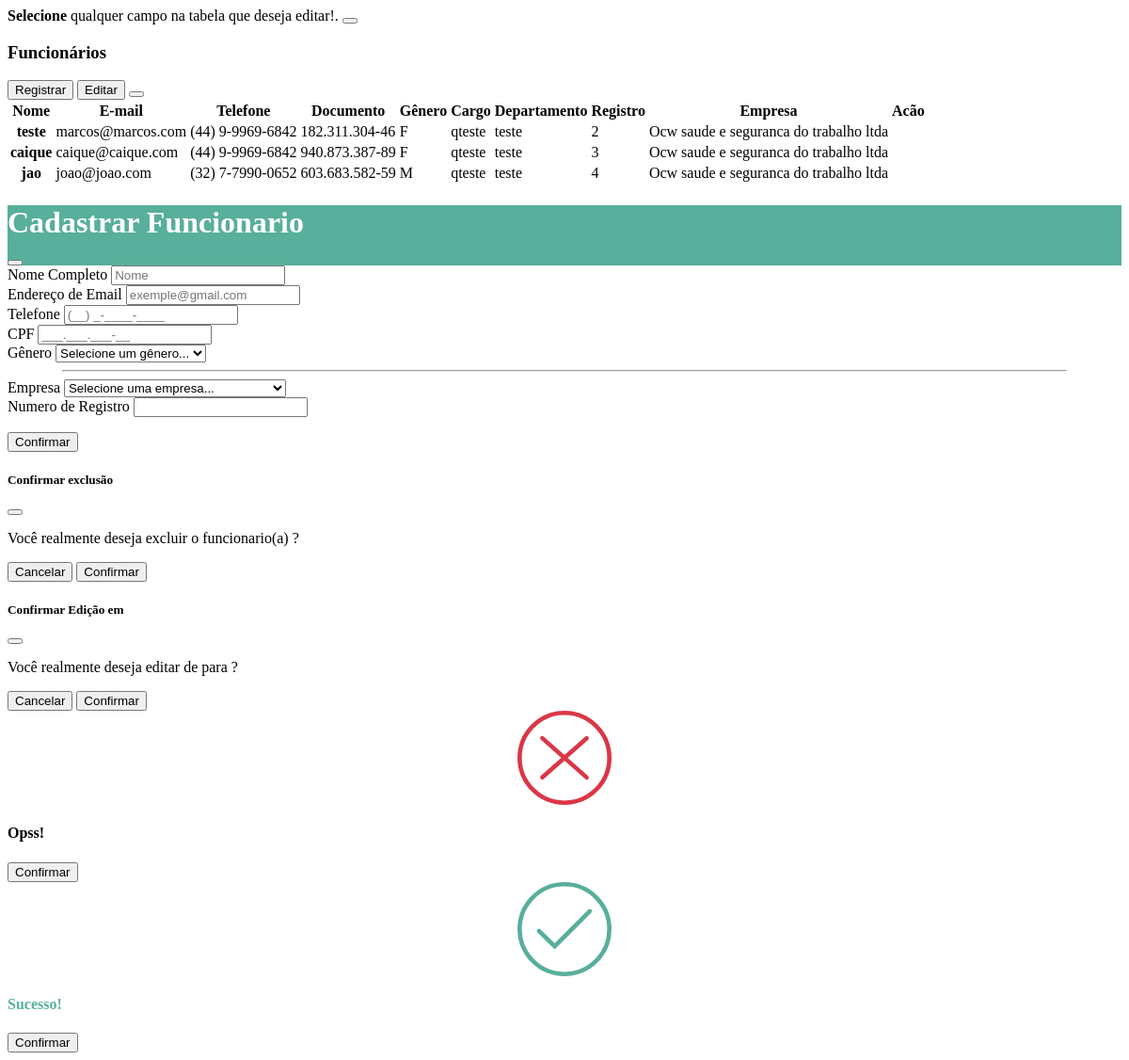
The page /pages/employee/indexEmployee.php (signed in) on the database its author committed.
### tables this page shows
CREATE TABLE `empresa_cliente_funcionario` (
  `id` int(11) UNSIGNED NOT NULL,
  `empresa_id` int(11) UNSIGNED NOT NULL,
  `nome_funcionario` varchar(100) NOT NULL,
  `email` varchar(256) NOT NULL,
  `telefone` varchar(16) NOT NULL,
  `genero` char(1) NOT NULL,
  `cpf` varchar(14) NOT NULL,
  `numero_registro_empresa` int(11) NOT NULL,
  `cargo_id` int(11) UNSIGNED DEFAULT NULL,
  `departamento_id` int(11) UNSIGNED DEFAULT NULL
);

CREATE TABLE `empresa_cliente_cargo` (
  `id` int(11) UNSIGNED NOT NULL,
  `nome` varchar(255) NOT NULL,
  `empresa_id` int(11) UNSIGNED NOT NULL
);

CREATE TABLE `empresa_cliente_departamento` (
  `id` int(10) UNSIGNED NOT NULL,
  `nome` varchar(255) NOT NULL,
  `empresa_id` int(11) UNSIGNED NOT NULL
);

CREATE TABLE `empresa_cliente` (
  `id` int(11) UNSIGNED NOT NULL,
  `razao_social` varchar(100) NOT NULL,
  `nome_fantasia` varchar(255) NOT NULL,
  `email` varchar(255) NOT NULL,
  `cnpj` varchar(18) NOT NULL,
  `telefone` varchar(20) NOT NULL,
  `usuario_id` int(10) UNSIGNED NOT NULL
);

### pages/employee/controller/list.php (called while the page is built, shortened)
<?php
require('../../api/private/connect.php');
$connection = new Database();
$userId = $_SESSION['login']['id'];
$idPermissao = $_SESSION['login']['permissao'];
function getFuncionariosData($connection, $userId, $whereClause)
{
    $sql = "SELECT empresa_cliente_funcionario.*,
                    empresa_cliente.razao_social,
                    empresa_cliente.id AS empresa_id,
                    empresa_cliente_cargo.nome AS cargo_nome,
                    empresa_cliente_departamento.nome AS departamento_nome,
                    login.nome AS nome_usuario
            FROM `empresa_cliente_funcionario`
            INNER JOIN `empresa_cliente` ON empresa_cliente_funcionario.empresa_id = empresa_cliente.id
            LEFT JOIN `empresa_cliente_cargo` ON empresa_cliente_funcionario.cargo_id = empresa_cliente_cargo.id
            LEFT JOIN `empresa_cliente_departamento` ON empresa_cliente_funcionario.departamento_id = empresa_cliente_departamento.id
            INNER JOIN usuario ON empresa_cliente.usuario_id = usuario.id
            INNER JOIN login ON usuario.id = login.id
            $whereClause";
    $stmt = $connection->connection()->prepare($sql);
    if (strpos($whereClause, ':id') !== false) {
        $stmt->bindParam(':id', $userId, PDO::PARAM_INT);
    }
    $stmt->execute();
    return $stmt->fetchAll(PDO::FETCH_ASSOC);
}
try {
    if ($idPermissao != 1 && $idPermissao != 4) {
        $where = "WHERE usuario.id = :id";
    } else {
        $where = "";
    }
    $funcionariosData = getFuncionariosData($connection, $userId, $where);
} catch (PDOException $e) {
    echo json_encode(['msg' => 'Erro de banco de dados: ' . $e->getMessage(), 'status' => 500]);
} catch (Exception $e) {
    echo json_encode(['msg' => 'Erro: ' . $e->getMessage(), 'status' => 500]);
}

### api/private/connect.php (called while the page is built)
<?php
class Database
{
    public function connection()
    {
        $host = "127.0.0.1";
        $username = "root";
        $password = "";
        $dbname = "banco";
        try {
            $connection = new PDO('mysql:host=' . $host . ';dbname=' . $dbname, $username, $password, array(
                PDO::MYSQL_ATTR_INIT_COMMAND => "SET NAMES utf8",
            ));
            $connection->setAttribute(PDO::ATTR_ERRMODE, PDO::ERRMODE_EXCEPTION);
            return $connection;
        } catch (PDOException $e) {
            throw $e;
        }
    }
}

### api/private/cript.php (called while the page is built, shortened)
<?php
function encrypt_id($id, $encryptionKey, $signatureKey) {
    $iv = openssl_random_pseudo_bytes(openssl_cipher_iv_length('AES-256-CBC'));
    $encryptedId = openssl_encrypt($id, 'AES-256-CBC', $encryptionKey, 0, $iv);
    $signature = hash_hmac('sha256', $encryptedId, $signatureKey);
    $token = base64_encode($iv . $encryptedId . $signature);
    return $token;
}

### pages/employee/tableEmployee.php (the view, shortened to what this page needs)
<?php
require('./controller/list.php');
include '../../api/private/cript.php';
?>
<div class="table-responsive">
    <table id="tabelaEmployees" class="table table-hover table-striped" style="--bs-table-bg: transparent !important;">
        <thead>
            <tr>
                <th scope="col">Nome</th>
                <th scope="col">E-mail</th>
                <th scope="col">Telefone</th>
                <th scope="col">Documento</th>
                <th scope="col">Gênero</th>
                <th scope="col">Cargo</th>
                <th scope="col">Departamento</th>
                <th scope="col">Registro</th>
                <th scope="col">Empresa</th>
                <th class="text-center">Acão</th>
            </tr>
        </thead>
        <?php if (empty($empresasData) && ($idPermissao != 1 && $idPermissao != 4)) : ?>
            <div id="alert" class="alert alert-warning alert-dismissible fade show" role="alert">
                <strong>Cadastre primeiramente empresas cargos e departamentos</strong> para poder manipular dados de funcionários!.
                <button type="button" class="btn-close" data-bs-dismiss="alert" aria-label="Close"></button>
            </div>
        <?php else : ?>
            <tbody class="mt-1">
                <?php
                foreach ($funcionariosData as $funcionario) {
                    $token = encrypt_id($funcionario['id'], $encryptionKey, $signatureKey);
                    $tokenEmpresa =  encrypt_id($funcionario['empresa_id'], $encryptionKey, $signatureKey);
                ?>
                    <tr class="data-row" data-token="<?php echo $token; ?>" data-token-empresa="<?php echo $tokenEmpresa; ?>">
                        <th class="editable-cell" data-field="nome_funcionario"><?php echo $funcionario['nome_funcionario']; ?></th>
                        <td class="editable-cell" data-field="email"><?php echo $funcionario['email']; ?></td>
                        <td class="editable-cell" data-field="telefone"><?php echo $funcionario['telefone']; ?></td>
                        <td class="editable-cell" data-field="cpf"><?php echo $funcionario['cpf']; ?></td>
                        <td class="editable-cell" data-field="genero"><?php echo $funcionario['genero']; ?></td>
                        <?php if (isset($funcionario['cargo_nome'])) { ?>
                            <td class="editable-cell-cargo" data-field="cargo_id"><?php echo $funcionario['cargo_nome']; ?></td>
                        <?php } else { ?>
                            <td class="editable-cell-cargo"></td>
                        <?php } ?>
                        <?php if (isset($funcionario['departamento_nome'])) { ?>
                            <td class="editable-cell-departamento" data-field="departamento_id"><?php echo $funcionario['departamento_nome']; ?></td>
                        <?php } else { ?>
                            <td class="editable-cell-departamento"></td>
                        <?php } ?>
                        <td class="editable-cell" data-field="registro"><?php echo $funcionario['numero_registro_empresa']; ?></td>
                        <td class="editable-cell-empresa" data-field="empresa_id"><?php echo $funcionario['razao_social']; ?></td>
                        <td>
                        </td>
                    </tr>
                <?php } ?>
            </tbody>
        <?php endif; ?>
    </table>
</div>

### rows shown on the page
empresa_cliente_funcionario: nome_funcionario "teste", email "marcos@marcos.com", telefone "(44) 9-9969-6842", cpf "182.311.304-46", genero "F", cargo.nome "qteste", departamento.nome "teste", numero_registro_empresa "2", empresa.razao_social "Ocw saude e seguranca do trabalho ltda"
empresa_cliente_funcionario: nome_funcionario "caique", email "caique@caique.com", telefone "(44) 9-9969-6842", cpf "940.873.387-89", genero "F", cargo.nome "qteste", departamento.nome "teste", numero_registro_empresa "3", empresa.razao_social "Ocw saude e seguranca do trabalho ltda"
empresa_cliente_funcionario: nome_funcionario "jao", email "joao@joao.com", telefone "(32) 7-7990-0652", cpf "603.683.582-59", genero "M", cargo.nome "qteste", departamento.nome "teste", numero_registro_empresa "4", empresa.razao_social "Ocw saude e seguranca do trabalho ltda"
